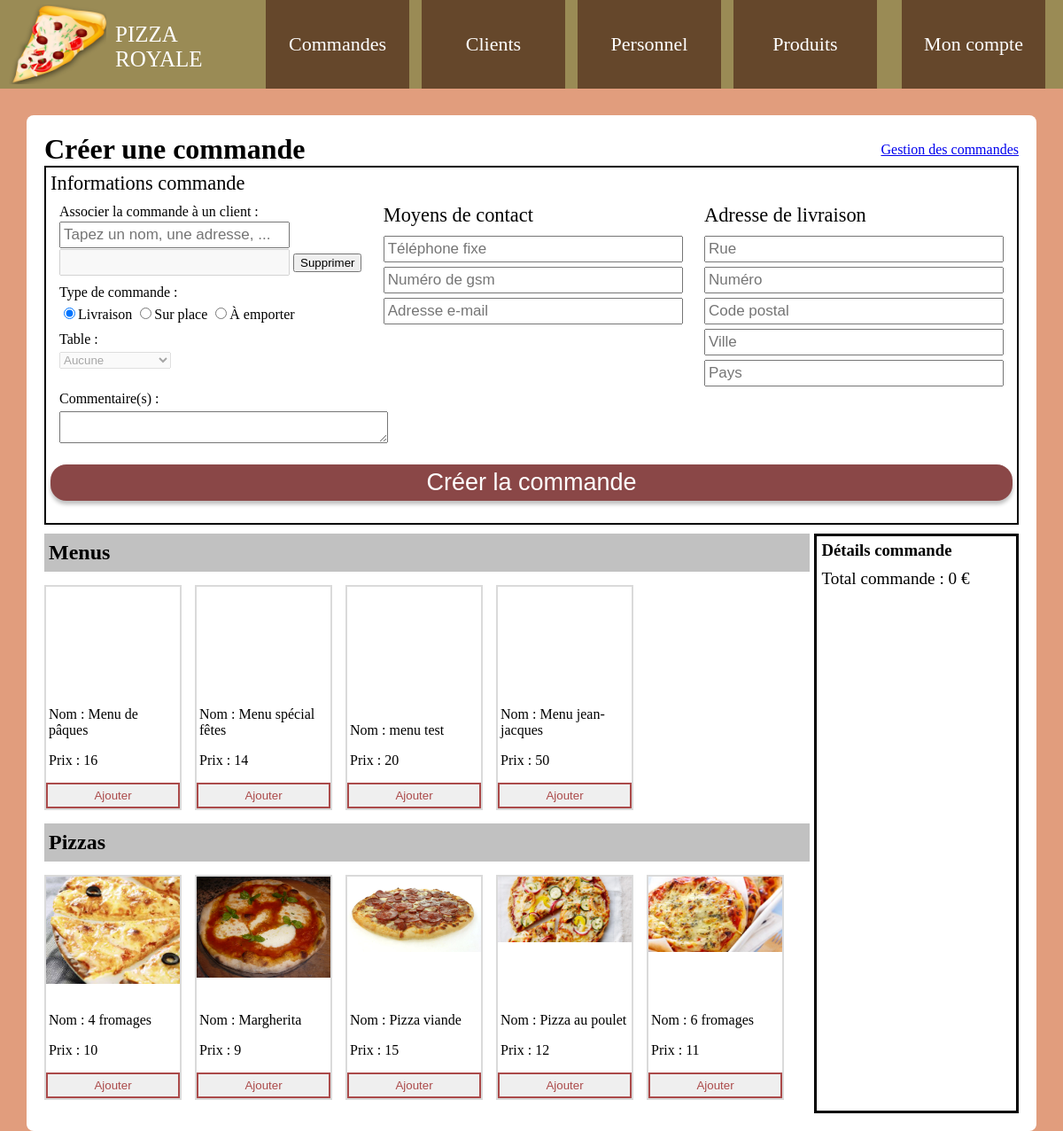
Screenshot of /creercommande.php (signed in) with the database file from the repository.
### tables this page shows
CREATE TABLE `menus` (
  `id_menu` int(11) NOT NULL,
  `nom` varchar(255) NOT NULL,
  `prix` varchar(10) NOT NULL,
  `etat` int(11) NOT NULL DEFAULT 1,
  `date_creation` date NOT NULL
);

CREATE TABLE `categories` (
  `id_categorie` int(11) NOT NULL,
  `nom` varchar(255) NOT NULL,
  `description` varchar(255) NOT NULL
);

CREATE TABLE `produits` (
  `id_produit` int(11) NOT NULL,
  `libelle` varchar(255) NOT NULL,
  `prix` varchar(10) NOT NULL,
  `photo` varchar(255) NOT NULL
);

### creercommande.php (the view, shortened to what this page needs)
<?php
require('config.php');
?>
<!DOCTYPE html>
<html lang="fr">
<head>
<link href="css/styles.css" rel="stylesheet">
<link rel="stylesheet" href="js/jquery-ui/jquery-ui.min.css">
</head>
<body>
<?php include('header.php'); ?>
<div class="conteneur">
<div class="titre-page">
<h1>Créer une commande</h1>
<a href="gestioncommandes">Gestion des commandes</a>
</div>
<div class="contenu">
<div class="infos-menu">
<span class="titre-menu">Informations commande</span>
<form id="creerCommande" action="" method="post">
<div class="commande-flex">
<div class="commande-infos">
<label for="client">Associer la commande  à un client : </label><input type="text" name="client" id="nom_client" placeholder="Tapez un nom, une adresse, ...">
<input type="text" id="user_id" name="client_id" disabled>
<input type="button" id="viderclient" value="Supprimer">
<div class="type_commande">
<label for="type_commande">Type de commande :</label>
<input type="radio" name="type" value="1" id="1" checked><label for="1">Livraison</label>
<input type="radio" name="type" value="2" id="2"><label for="2">Sur place</label>
<input type="radio" name="type" value="3" id="3"><label for="3">À emporter</label>
</div>
<label for="table">Table : </label><select name="table" id="table" disabled>
<option value="0">Aucune</option>
</select>
</div>
<div class="commande-contact">
<span class="titre-menu">Moyens de contact</span>
<input type="text" id="tel_fixe" name="tel_fixe" placeholder="Téléphone fixe">
<input type="text" id="gsm" name="gsm" placeholder="Numéro de gsm">
<input type="text" id="email" name="email" placeholder="Adresse e-mail">
</div>
<div class="commande-adresse">
<span class="titre-menu">Adresse de livraison</span>
<input type="text" id="rue" name="rue" placeholder="Rue">
<input type="text" id="numero" name="numéro" placeholder="Numéro">
<input type="text" id="code_postal" name="code_postal" placeholder="Code postal">
<input type="text" id="ville" name="ville" placeholder="Ville">
<input type="text" id="pays" name="pays" placeholder="Pays">
</div>
</div>
<div class="commentaire-commande">
<label for="commentaire">Commentaire(s) :</label>
<textarea id="commentaire"></textarea>
</div>
<input type="submit" class="boutton-rouge" name="creer" id="creer_menu" value="Créer la commande">
</form>
</div>
<div class="flex-menu">
<div class="menu-apercu">
<h3>Détails commande</h3>
<?php
$totaux_menus = 0;
?>
<?php
$totaux_produits = 0;
?>
<div class="afficher-total">
<div class="total">Total commande : <span><?= $totaux_menus + $totaux_produits ?> €</span></div>
</div>
</div>
<div class="menu-categories">
<div class="nom-categorie">
<h2>Menus</h2>
</div>
<div class="flex-produits">
<?php
$req = $bdd->prepare('SELECT * FROM menus WHERE etat = 1');
$req->execute();
while($menu = $req->fetch()) {
?>
<div class="apercuproduit">
<div class="details-produit">
<p>Nom : <span><?= $menu['nom']; ?></span></p>
<p>Prix : <span><?= $menu['prix']; ?></span></p>
<button data-menu_id="<?= $menu['id_menu']; ?>" class="commandeAjouterMenu">Ajouter</button>
</div>
</div>
<?php } ?>
</div>
<?php
$req = $bdd->prepare('SELECT * FROM categories');
$req->execute();
while($categ = $req->fetch()) {
?>
<div class="nom-categorie">
<h2><?= $categ['nom']; ?></h2>
</div>
<div class="flex-produits">
<?php
$req2 = $bdd->prepare('SELECT a.id_produit as id_produit, a.photo as photo, a.libelle as libelle, a.prix as prix FROM produits as a INNER JOIN produits_categories as b ON a.id_produit = b.id_produit WHERE b.id_categorie = :id');
$req2->bindValue('id', $categ['id_categorie'], PDO::PARAM_INT);
$req2->execute() or die(print_r($req->errorInfo(), TRUE));
while($produit = $req2->fetch()) {
?>
<div class="apercuproduit">
<label for="produit<?= $produit['id_produit']; ?>">
<img src="<?= $produit['photo']; ?>">
<div class="details-produit">
<p>Nom : <span><?= $produit['libelle']; ?></span></p>
<p>Prix : <span><?= $produit['prix']; ?></span></p>
<button data-produit_id="<?= $produit['id_produit']; ?>" class="commandeAjouterProduit">Ajouter</button>
</div>
</div>
<?php } ?>
</div>
<?php } ?>
</div>
</div>
</div>
</div>
</body>
</html>

### css/styles.css (style rules this page uses)
body { margin: 0; background: #e19d7d; }
.boutton-rouge { display: block; background: #8A4747; box-shadow: 0px 4px 4px rgba(0, 0, 0, 0.25); border-radius: 18px; border: 0; font-size: 27px; padding: 5px 20px; color: #FFF; text-decoration: none; }
.conteneur { width: 1100px; height: auto; margin-top: 30px; margin-left: auto; margin-right: auto; background: #FFF; border-radius: 8px; padding: 20px; }
.titre-page { display: flex; justify-content: space-between; align-items: center; }
.titre-page h1 { margin: 0; }
.contenu input[type="submit"] { margin: 20px 0; width: 100%; cursor: pointer; }
.flex-produits { display: flex; flex-direction: row; flex-wrap: wrap; }
.apercuproduit { position: relative; width: 151px; height: 250px; border: 2px solid #dadada; margin-right: 15px; margin-bottom: 15px; z-index: auto; }
.apercuproduit img { max-width: 100%; }
.details-produit { position: absolute; left: 3px; bottom: 0; }
.infos-menu { position: relative; border: 2px solid #000; margin-bottom: 10px; padding: 5px; }
.titre-menu { display: block; font-size: 1.4em; margin-bottom: 10px; }
.apercuproduit label { display: inline-block; height: 100%; }
.nom-categorie { display: block; width: 100%; background: #c1c1c1; margin-bottom: 15px; }
.nom-categorie h2 { display: inline; padding-left: 5px; font-size: 1.5em; line-height: 1.8em; }
.menu-apercu h3 { margin: 0 0 10px 0; }
.flex-menu { display: flex; flex-direction: row-reverse; }
.menu-categories { margin-right: 5px; width: 100%; }
.menu-apercu { width: 273px; padding: 5px; border: 3px solid #000; }
.creermenu-ajouter-produit, .modifiermenu-ajouter-produit, .commandeAjouterMenu, .commandeAjouterProduit, .modifCommandeAjouterMenu, .modifCommandeAjouterProduit { display: block; border: 2px solid #ab4a4a; padding: 5px; width: 151px; color: #ab4a4a; margin-left: -3px; transition-duration: 0.5s; }
.afficher-total { font-size: 1.2em; }
.commande-flex { display: flex; justify-content: space-between; padding: 0 10px 0 10px; }
.commande-infos input[type="text"] { display:block; padding: 3px; margin-top: 1.5px; width: 250px; font-size: 17px; padding: 3px; }
#user_id { display: inline-block; margin-bottom: 10px; }
.commande-infos label[for="type_commande"], .commande-infos label[for="table"] { display: block; margin-bottom: 5px; }
.type_commande { margin-bottom: 10px; }
.commande-adresse input, .commande-contact input { display: block; font-size: 17px; width: 328px; padding: 3px; margin-bottom: 5px; }
.commentaire-commande textarea { width: 365px; margin-left: 10px; }
.commentaire-commande label { display: block; margin-left: 10px; margin-bottom: 5px; }

### rows the page displays
menus: nom "Menu de pâques", prix "16"
menus: nom "Menu spécial fêtes", prix "14"
menus: nom "menu test", prix "20"
menus: nom "Menu jean-jacques", prix "50"
categories: nom "Pizzas"
produits: photo (picture), libelle "4 fromages", prix "10"
produits: photo (picture), libelle "Margherita", prix "9"
produits: photo (picture), libelle "Pizza viande", prix "15"
produits: photo (picture), libelle "Pizza au poulet", prix "12"
produits: photo (picture), libelle "6 fromages", prix "11"

### other values shown
$totaux_menus + $totaux_produits "0"
